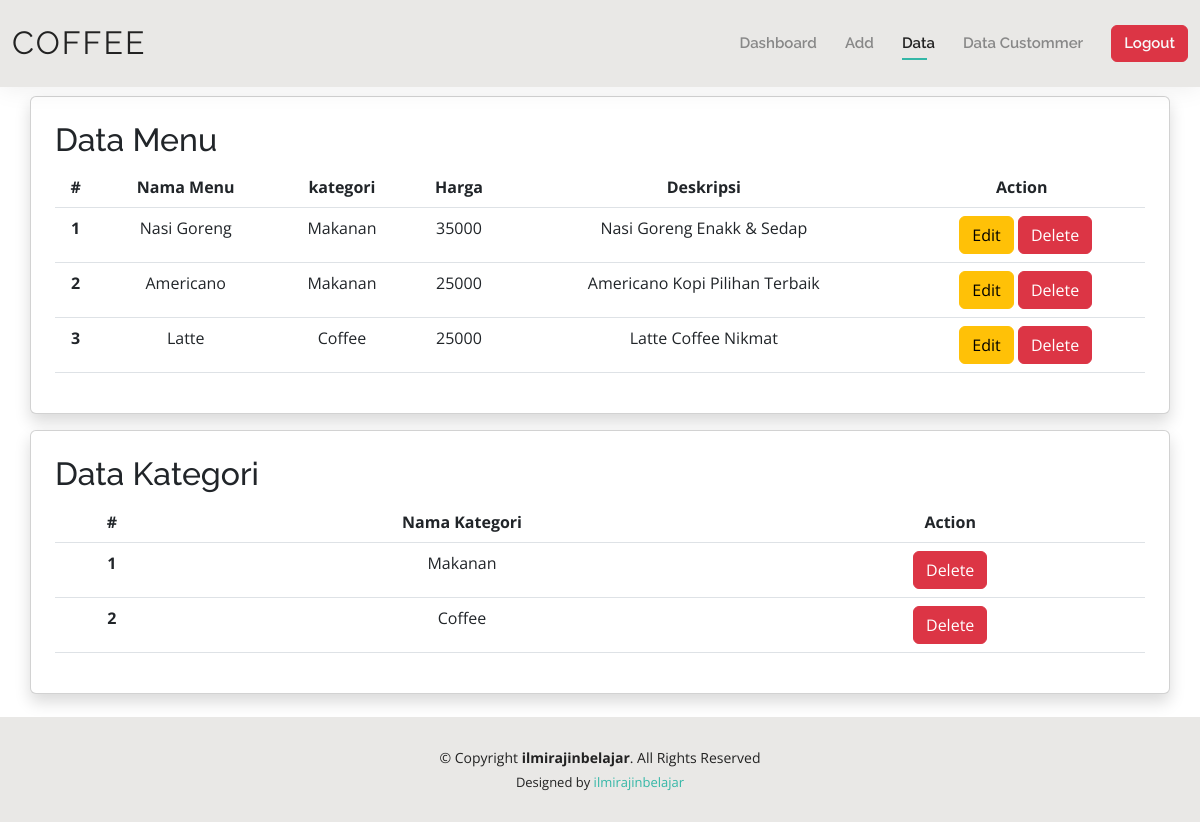
Page /admin/data.php (signed in) on the committed database.
### tables this page shows
CREATE TABLE `menu` (
  `id_menu` int(11) NOT NULL,
  `nama_menu` varchar(100) NOT NULL,
  `id_category` int(11) NOT NULL,
  `harga` int(11) NOT NULL,
  `deskripsi` text NOT NULL,
  `menu_photo` varchar(100) NOT NULL
);

CREATE TABLE `categories` (
  `id` int(11) NOT NULL,
  `nama_category` varchar(100) NOT NULL,
  `photo` varchar(100) NOT NULL
);

### admin/data.php (the view, shortened to what this page needs)
<?php
if (!isset($_SESSION['username']) and !isset($_SESSION['password'])) {
    echo "<script>
            alert('Dilarang mengakses halaman ini!');
            window.location='../login.php';
          </script>";
} else {
?>
    <!DOCTYPE html>
    <html lang="en">
    <head>
        <link href="../assets/vendor/aos/aos.css" rel="stylesheet">
        <link href="../assets/vendor/bootstrap/css/bootstrap.min.css" rel="stylesheet">
        <link href="../assets/vendor/bootstrap-icons/bootstrap-icons.css" rel="stylesheet">
        <link href="../assets/vendor/boxicons/css/boxicons.min.css" rel="stylesheet">
        <link href="../assets/vendor/glightbox/css/glightbox.min.css" rel="stylesheet">
        <link href="../assets/vendor/swiper/swiper-bundle.min.css" rel="stylesheet">
        <link href="../assets/css/style.css" rel="stylesheet">
    </head>
    <body>
        <header id="header" class="fixed-top">
            <div class="container-fluid d-flex justify-content-between align-items-center">
                <h1 class="logo me-auto me-lg-0"><a href="#">Coffee</a></h1>
                <nav id="navbar" class="navbar order-last order-lg-0">
                    <ul>
                        <li><a href="dashboard.php">Dashboard</a></li>
                        <li><a href="add.php">Add</a></li>
                        <li><a class="active" href="data.php">Data</a></li>
                        <li><a href="data_costumer.php">Data Custommer</a></li>
                        <li><a href="logout.php" class="alert_notif btn btn-danger text-light">Logout</a></li>
                    </ul>
                </nav>
            </div>
        </header>
        <?php
        include('../koneksi.php');
        $queryMenu = mysqli_query($koneksi, "SELECT menu.*, categories.*
                                         FROM menu
                                         INNER JOIN categories ON menu.id_category=categories.id ");
        $queryCategories = mysqli_query($koneksi, "SELECT * FROM categories");
        ?>
        <main id="main">
            <div class="container" style="margin-top: 6rem; margin-bottom: 8rem;">
                <div class="row justify-content-center">
                    <div class="col-12 card p-4 shadow mb-3">
                        <h2>Data Menu</h2>
                        <div class="table-responsive">
                            <table class="table text-center">
                                <thead>
                                    <tr>
                                        <th scope="col">#</th>
                                        <th scope="col">Nama Menu</th>
                                        <th scope="col">kategori</th>
                                        <th scope="col">Harga</th>
                                        <th scope="col">Deskripsi</th>
                                        <th scope="col">Action</th>
                                    </tr>
                                </thead>
                                <?php
                                $no = 1;
                                foreach ($queryMenu as $data => $menu) :
                                ?>
                                    <tbody>
                                        <tr>
                                            <th scope="row"><?php echo $no++; ?></th>
                                            <td><?= $menu['nama_menu']; ?></td>
                                            <td><?= $menu['nama_category']; ?></td>
                                            <td><?= $menu['harga']; ?></td>
                                            <td><?= $menu['deskripsi']; ?></td>
                                            <td>
                                                <a href="edit_menu.php?id=<?= $menu['id_menu']; ?>" class="btn btn-warning ms-2">Edit</a>
                                                <a href="delete_menu.php?id=<?= $menu['id_menu']; ?>" class="btn btn-danger">Delete</a>
                                            </td>
                                        </tr>
                                    </tbody>
                                <?php endforeach; ?>
                            </table>
                        </div>
                    </div>
                    <div class="col-12 card p-4 shadow">
                        <h2>Data Kategori</h2>
                        <div class="table-responsive">
                            <table class="table text-center">
                                <thead>
                                    <tr>
                                        <th scope="col">#</th>
                                        <th scope="col">Nama Kategori</th>
                                        <th scope="col">Action</th>
                                    </tr>
                                </thead>
                                <?php
                                $no = 1;
                                foreach ($queryCategories as $data => $category) :
                                ?>
                                    <tbody>
                                        <tr>
                                            <th scope="row"><?php echo $no++; ?></th>
                                            <td><?= $category['nama_category']; ?></td>
                                            <td>
                                                <a href="del_category.php?id=<?= $category['id']; ?>" class="btn btn-danger">Delete</a>
                                            </td>
                                        </tr>
                                    </tbody>
                                <?php endforeach; ?>
                            </table>
                        </div>
                    </div>
                </div>
            </div>
            <footer id="footer" class="fixed-bottom">
                <div class="container">
                    <div class="copyright">
                        &copy; Copyright <strong><span>ilmirajinbelajar</span></strong>. All Rights Reserved
                    </div>
                    <div class="credits">
                        Designed by <a href="https://l.instagram.com/?u=https%3A%2F%2Finstagram.com%2Filmirajinbelajar%3Figshid%3DNjIwNzIyMDk2Mg%253D%253D&e=AT05KtZI_x8J_qgj8rcIg6ivOFiO_m4gS_SwmUtNKuI5WI3qSg4UJBacPsUbRLVES5aQmBkj4YAPYseWlChWozIEItSkpL32f_0fzKTa5diRf0seMYcu5Q">ilmirajinbelajar</a>
                    </div>
                </div>
            </footer>
    </body>
    </html>
<?php } ?>

### assets/css/style.css (style rules this page uses)
body { font-family: "Open Sans", sans-serif; color: #444444; }
a { color: #34b7a7; text-decoration: none; }
h1, h2, h3, h4, h5, h6 { font-family: "Raleway", sans-serif; }
#main { margin-top: 50px; }
#header { background: #e9e8e6; box-shadow: 0px 0px 25px 0 rgba(0, 0, 0, 0.08); z-index: 997; padding: 15px 0; }
#header .logo { font-size: 32px; margin: 0; padding: 0; line-height: 1; font-weight: 400; letter-spacing: 2px; text-transform: uppercase; }
#header .logo a { color: #222222; }
.navbar { padding: 0; }
.navbar ul { margin: 0; padding: 0; display: flex; list-style: none; align-items: center; }
.navbar li { position: relative; padding: 10px 0 10px 28px; }
.navbar a, .navbar a:focus { display: flex; align-items: center; justify-content: space-between; font-family: "Raleway", sans-serif; font-size: 15px; font-weight: 600; color: #888888; white-space: nowrap; transition: 0.3s; position: relative; }
.navbar>ul>li>a:before { content: ""; position: absolute; width: 0; height: 2px; bottom: -5px; left: 0; background-color: #34b7a7; visibility: hidden; width: 0px; transition: all 0.3s ease-in-out 0s; }
.navbar a:hover:before, .navbar li:hover>a:before, .navbar .active:before { visibility: visible; width: 25px; }
.navbar a:hover, .navbar .active, .navbar .active:focus, .navbar li:hover>a { color: #222222; }
#footer { background: #e9e8e6; padding: 30px 0; color: #222222; font-size: 14px; text-align: center; }
#footer .credits { padding-top: 5px; font-size: 13px; }
#footer .credits a { color: #34b7a7; }

### rows in the picture
menu: nama_menu "Nasi Goreng", id_category.nama_category "Makanan", harga "35000", deskripsi "Nasi Goreng Enakk & Sedap"
menu: nama_menu "Americano", id_category.nama_category "Makanan", harga "25000", deskripsi "Americano Kopi Pilihan Terbaik"
menu: nama_menu "Latte", id_category.nama_category "Coffee", harga "25000", deskripsi "Latte Coffee Nikmat"
categories: nama_category "Makanan"
categories: nama_category "Coffee"
